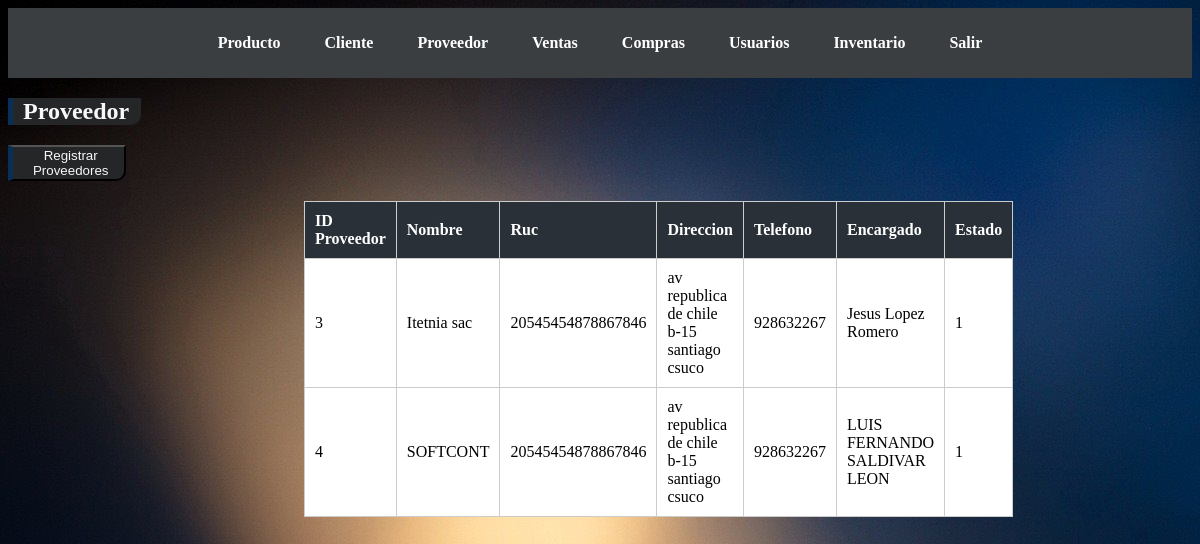
Page /src/Tienda/panel/proveedor.php on the earlier database version.
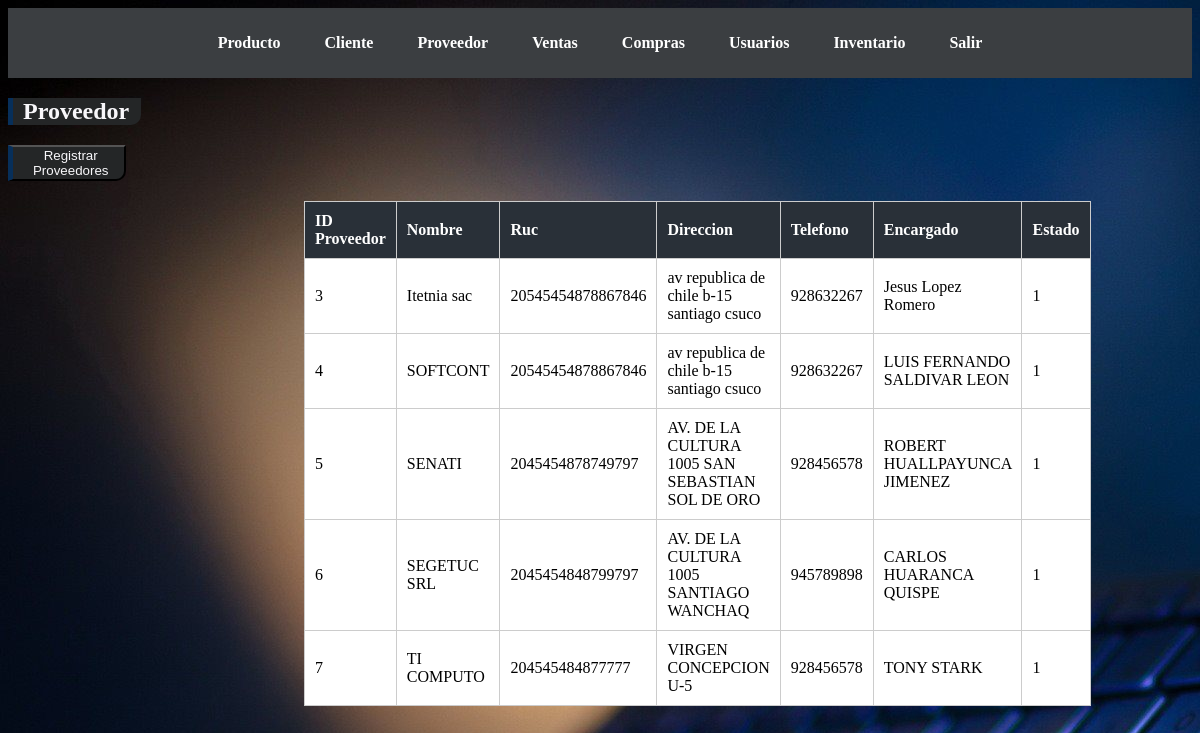
Same page on the later database version.
### tables this page shows
CREATE TABLE `proveedores` (
  `id_proveedor` int(11) NOT NULL,
  `nombre` varchar(30) NOT NULL,
  `ruc` varchar(30) NOT NULL,
  `direccion` varchar(100) NOT NULL,
  `telefono` varchar(20) NOT NULL,
  `encargado` varchar(60) NOT NULL,
  `id_estado` int(11) NOT NULL
);

### src/Tienda/panel/proveedor.php (the view, shortened to what this page needs)
<!DOCTYPE html>
<html>
<head>
    <link rel="stylesheet" type="text/css" href="../CSS/proveedor.css">
</head>
<body>
    <?php
    include 'menu.php';
    ?>
    <h2>Proveedor</h2>
    <button id="mostrar">Registrar Proveedores</button>
    <?php
        include '../../datos/conexion_be.php';
        $query = "SELECT * FROM proveedores";
        $result = $conexion->query($query);
        echo "<table border='1' id='clienteTable'>";
        if ($result) {
            if ($result->num_rows > 0) {
                echo "<tr>";
                echo "<th>ID Proveedor</th>";
                echo "<th>Nombre</th>";
                echo "<th>Ruc</th>";
                echo "<th>Direccion</th>";
                echo "<th>Telefono</th>";
                echo "<th>Encargado</th>";
                echo "<th>Estado</th>";
                echo "</tr>";
                while ($row = $result->fetch_assoc()) {
                    echo "<tr>";
                    echo "<td>" . $row['id_proveedor'] . "</td>";
                    echo "<td>" . $row['nombre'] . "</td>";
                    echo "<td>" . $row['ruc'] . "</td>";
                    echo "<td>" . $row['direccion'] . "</td>";
                    echo "<td>" . $row['telefono'] . "</td>";
                    echo "<td>" . $row['encargado'] . "</td>";
                    echo "<td>" . $row['id_estado'] . "</td>";
                    echo "</tr>";
                }
            } else {
                echo "<tr><td colspan='9'>No se encontraron Proveedores.</td></tr>";
            }
        } else {
            echo "<tr><td colspan='9'>Error en la consulta: " . $conexion->error . "</td></tr>";
        }
        echo "</table>";
    ?>
</body>
</html>

Differences in the rows shown:
added proveedores: id_proveedor "5", nombre "SENATI", ruc "2045454878749797", direccion "AV. DE LA CULTURA 1005 SAN SEBASTIAN SOL DE ORO", telefono "928456578", encargado "ROBERT HUALLPAYUNCA JIMENEZ", id_estado "1"
added proveedores: id_proveedor "6", nombre "SEGETUC SRL", ruc "2045454848799797", direccion "AV. DE LA CULTURA 1005 SANTIAGO WANCHAQ", telefono "945789898", encargado "CARLOS HUARANCA QUISPE", id_estado "1"
added proveedores: id_proveedor "7", nombre "TI COMPUTO", ruc "204545484877777", direccion "VIRGEN CONCEPCION U-5", telefono "928456578", encargado "TONY STARK", id_estado "1"
